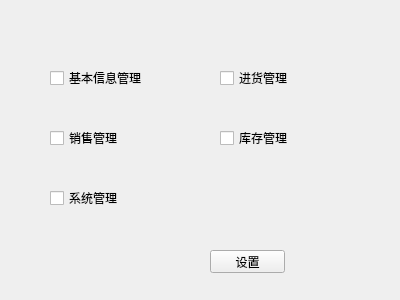
<?xml version="1.0" encoding="UTF-8"?>
<ui version="4.0">
 <class>Form</class>
 <widget class="QWidget" name="Form">
  <property name="geometry">
   <rect>
    <x>0</x>
    <y>0</y>
    <width>400</width>
    <height>300</height>
   </rect>
  </property>
  <property name="windowTitle">
   <string>设置权限</string>
  </property>
  <widget class="QCheckBox" name="checkBox">
   <property name="geometry">
    <rect>
     <x>50</x>
     <y>70</y>
     <width>111</width>
     <height>16</height>
    </rect>
   </property>
   <property name="text">
    <string>基本信息管理</string>
   </property>
  </widget>
  <widget class="QCheckBox" name="checkBox_2">
   <property name="geometry">
    <rect>
     <x>220</x>
     <y>70</y>
     <width>101</width>
     <height>16</height>
    </rect>
   </property>
   <property name="text">
    <string>进货管理</string>
   </property>
  </widget>
  <widget class="QCheckBox" name="checkBox_3">
   <property name="geometry">
    <rect>
     <x>50</x>
     <y>130</y>
     <width>101</width>
     <height>16</height>
    </rect>
   </property>
   <property name="text">
    <string>销售管理</string>
   </property>
  </widget>
  <widget class="QCheckBox" name="checkBox_4">
   <property name="geometry">
    <rect>
     <x>220</x>
     <y>130</y>
     <width>91</width>
     <height>16</height>
    </rect>
   </property>
   <property name="text">
    <string>库存管理</string>
   </property>
  </widget>
  <widget class="QCheckBox" name="checkBox_5">
   <property name="geometry">
    <rect>
     <x>50</x>
     <y>190</y>
     <width>91</width>
     <height>16</height>
    </rect>
   </property>
   <property name="text">
    <string>系统管理</string>
   </property>
  </widget>
  <widget class="QPushButton" name="pushButton">
   <property name="geometry">
    <rect>
     <x>210</x>
     <y>250</y>
     <width>75</width>
     <height>23</height>
    </rect>
   </property>
   <property name="text">
    <string>设置</string>
   </property>
  </widget>
 </widget>
 <resources/>
 <connections/>
</ui>
